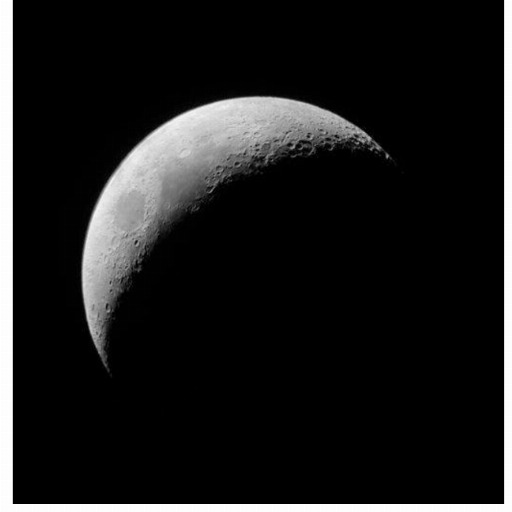
#> input picture image processing/input_images/img1.png, 512 x 512 px
$ python image_reader.py input_images/img1.png input_images/img2.png
#> lines starting #> are read from the running program, lines starting #| are printed output that depends on the picture
import sys
from PIL import Image


def generate_grayscale_matrix(image_path):
#> called with image_path = 'input_images/img1.png'
    image = Image.open(image_path).convert('L')
    pixels = list(image.getdata())
#> pixels = 262144 items
    width, height = image.size
#> width = 512; height = 512
    _size = max(width, height)
    grayscale_matrix = [[0 for _ in range(_size)] for _ in range(_size)]
    for y in range(height):
        for x in range(width):
            grayscale_matrix[y][x] = pixels[width*y + x]
#> after the loop, grayscale_matrix = 512 items

    return grayscale_matrix


grayscale_matrix, kernel_matrix = generate_grayscale_matrix(
    sys.argv[1]), generate_grayscale_matrix(sys.argv[2])
#> call 2 of generate_grayscale_matrix, with image_path = 'input_images/img2.png'
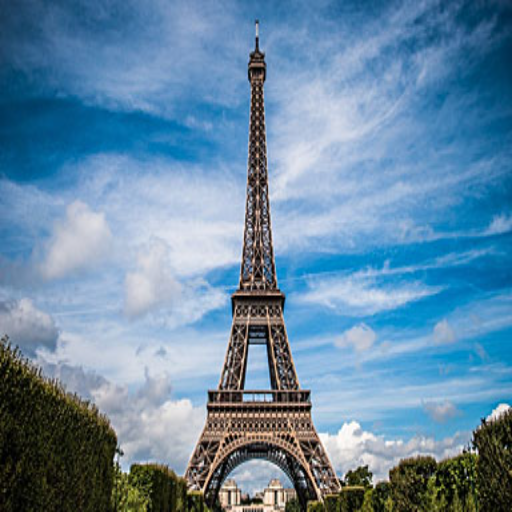
#> input picture image processing/input_images/img2.png, 512 x 512 px
#> in generate_grayscale_matrix (call 2), `image = Image.open(image_path).convert('L')`:
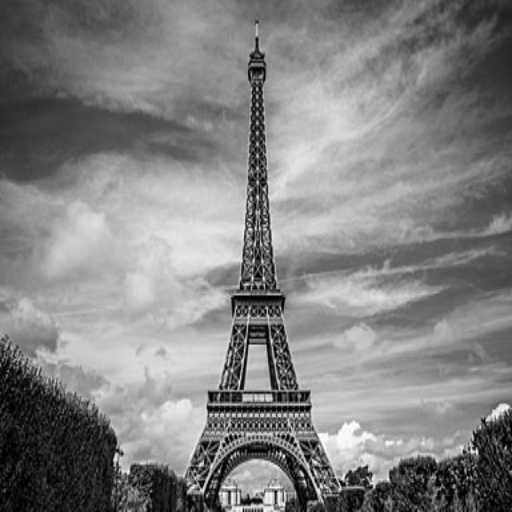
#> image: PIL image 512x512 L; min 0, max 254, mean 129.7
print(len(grayscale_matrix), len(kernel_matrix))
#| 512 512
for row in grayscale_matrix:
    for element in row:
        print(element/255, end=' ')
    print()
#> this loop made 512 passes
#> (printed output is left out)
for row in kernel_matrix:
    for element in row:
        print((4 * element/255) - 2, end=' ')
    print()
